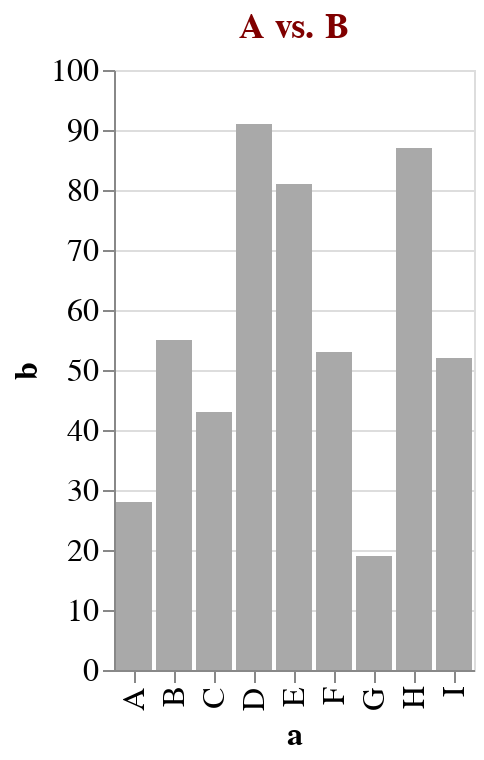

The notebook cell saved with this chart:
### Markdown cell above
### Here's our updated chart.

### Code cell
better_chart = tf.make_basic_bar('A vs. B')
better_chart

### Figure 1 — Vega-Lite specification as saved in the notebook (floating-point values rounded to 4 significant figures)
{"config": {"title": {"font": "Futura", "fontSize": 18, "anchor": "middle", "color": "#800000"}, "axisX": {"grid": false, "tickSize": 6, "labelFontSize": 16, "titleFontSize": 16}, "axisY": {"labelFontSize": 16, "tickSize": 6, "titleFontSize": 16}, "background": "white", "text": {"color": "#D3D3D3", "fontSize": 16, "fontWeight": 400, "baseline": "top", "filled": true, "lineBreak": "\n"}, "bar": {"fill": "DarkGrey"}, "line": {"strokeWidth": 3}, "range": {"category": "ylorrd", "diverging": "blueorange", "ramp": "ylorrd", "ordinal": "ylorrd", "heatmap": "viridis"}, "legend": {"titleFontSize": 12}}, "data": {"name": "data-c2a3e89ba9d5d1687d5e8c28d630a033"}, "mark": "bar", "encoding": {"x": {"type": "nominal", "field": "a"}, "y": {"type": "quantitative", "field": "b"}}, "title": "A vs. B", "$schema": "https://vega.github.io/schema/vega-lite/v4.0.2.json", "datasets": {"data-c2a3e89ba9d5d1687d5e8c28d630a033": [{"a": "A", "b": 28}, {"a": "B", "b": 55}, {"a": "C", "b": 43}, {"a": "D", "b": 91}, {"a": "E", "b": 81}, {"a": "F", "b": 53}, {"a": "G", "b": 19}, {"a": "H", "b": 87}, {"a": "I", "b": 52}]}}
